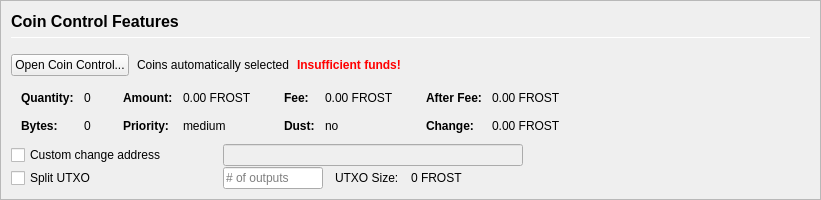
         <widget class="QFrame" name="frameCoinControl">
          <property name="sizePolicy">
           <sizepolicy hsizetype="Expanding" vsizetype="Expanding">
            <horstretch>0</horstretch>
            <verstretch>0</verstretch>
           </sizepolicy>
          </property>
          <property name="maximumSize">
           <size>
            <width>16777215</width>
            <height>16777215</height>
           </size>
          </property>
          <property name="frameShape">
           <enum>QFrame::StyledPanel</enum>
          </property>
          <property name="frameShadow">
           <enum>QFrame::Sunken</enum>
          </property>
          <layout class="QVBoxLayout" name="verticalLayoutCoinControl2">
           <property name="spacing">
            <number>0</number>
           </property>
           <property name="leftMargin">
            <number>0</number>
           </property>
           <property name="topMargin">
            <number>0</number>
           </property>
           <property name="rightMargin">
            <number>0</number>
           </property>
           <property name="bottomMargin">
            <number>0</number>
           </property>
           <item>
            <widget class="QFrame" name="frameCoinControl_BG">
             <layout class="QVBoxLayout" name="verticalLayoutCoinControl" stretch="0,0,0,0,0,0">
              <property name="spacing">
               <number>1</number>
              </property>
              <property name="leftMargin">
               <number>10</number>
              </property>
              <property name="topMargin">
               <number>10</number>
              </property>
              <item>
               <layout class="QHBoxLayout" name="horizontalLayoutCoinControl1">
                <property name="bottomMargin">
                 <number>15</number>
                </property>
                <item>
                 <layout class="QVBoxLayout" name="verticalLayout_3">
                  <property name="spacing">
                   <number>6</number>
                  </property>
                  <item>
                   <widget class="QLabel" name="labelCoinControlFeatures">
                    <property name="sizePolicy">
                     <sizepolicy hsizetype="Preferred" vsizetype="Maximum">
                      <horstretch>0</horstretch>
                      <verstretch>0</verstretch>
                     </sizepolicy>
                    </property>
                    <property name="minimumSize">
                     <size>
                      <width>0</width>
                      <height>20</height>
                     </size>
                    </property>
                    <property name="font">
                     <font>
                      <pointsize>12</pointsize>
                      <weight>75</weight>
                      <bold>true</bold>
                     </font>
                    </property>
                    <property name="styleSheet">
                     <string notr="true">font-weight:bold;</string>
                    </property>
                    <property name="text">
                     <string>Coin Control Features</string>
                    </property>
                   </widget>
                  </item>
                  <item>
                   <widget class="Line" name="line">
                    <property name="minimumSize">
                     <size>
                      <width>0</width>
                      <height>1</height>
                     </size>
                    </property>
                    <property name="maximumSize">
                     <size>
                      <width>16777215</width>
                      <height>1</height>
                     </size>
                    </property>
                    <property name="orientation">
                     <enum>Qt::Horizontal</enum>
                    </property>
                   </widget>
                  </item>
                 </layout>
                </item>
               </layout>
              </item>
              <item>
               <layout class="QHBoxLayout" name="horizontalLayoutCoinControl2" stretch="0,0,0,0">
                <property name="spacing">
                 <number>8</number>
                </property>
                <property name="bottomMargin">
                 <number>10</number>
                </property>
                <item>
                 <widget class="QPushButton" name="pushButtonCoinControl">
                  <property name="styleSheet">
                   <string notr="true"/>
                  </property>
                  <property name="text">
                   <string>Open Coin Control...</string>
                  </property>
                  <property name="autoDefault">
                   <bool>false</bool>
                  </property>
                 </widget>
                </item>
                <item>
                 <widget class="QLabel" name="labelCoinControlAutomaticallySelected">
                  <property name="text">
                   <string>Coins automatically selected</string>
                  </property>
                  <property name="margin">
                   <number>5</number>
                  </property>
                 </widget>
                </item>
                <item>
                 <widget class="QLabel" name="labelCoinControlInsuffFunds">
                  <property name="font">
                   <font>
                    <weight>75</weight>
                    <bold>true</bold>
                   </font>
                  </property>
                  <property name="styleSheet">
                   <string notr="true">color:red;font-weight:bold;</string>
                  </property>
                  <property name="text">
                   <string>Insufficient funds!</string>
                  </property>
                  <property name="margin">
                   <number>5</number>
                  </property>
                 </widget>
                </item>
                <item>
                 <spacer name="horizontalSpacerCoinControl">
                  <property name="orientation">
                   <enum>Qt::Horizontal</enum>
                  </property>
                  <property name="sizeHint" stdset="0">
                   <size>
                    <width>40</width>
                    <height>1</height>
                   </size>
                  </property>
                 </spacer>
                </item>
               </layout>
              </item>
              <item>
               <widget class="QWidget" name="widgetCoinControl" native="true">
                <property name="sizePolicy">
                 <sizepolicy hsizetype="Preferred" vsizetype="Preferred">
                  <horstretch>0</horstretch>
                  <verstretch>0</verstretch>
                 </sizepolicy>
                </property>
                <property name="minimumSize">
                 <size>
                  <width>0</width>
                  <height>0</height>
                 </size>
                </property>
                <property name="styleSheet">
                 <string notr="true"/>
                </property>
                <layout class="QHBoxLayout" name="horizontalLayoutCoinControl5">
                 <property name="leftMargin">
                  <number>0</number>
                 </property>
                 <property name="topMargin">
                  <number>0</number>
                 </property>
                 <property name="rightMargin">
                  <number>0</number>
                 </property>
                 <property name="bottomMargin">
                  <number>0</number>
                 </property>
                 <item>
                  <layout class="QHBoxLayout" name="horizontalLayoutCoinControl3" stretch="0,0,0,1">
                   <property name="spacing">
                    <number>20</number>
                   </property>
                   <property name="topMargin">
                    <number>0</number>
                   </property>
                   <property name="bottomMargin">
                    <number>10</number>
                   </property>
                   <item>
                    <layout class="QFormLayout" name="formLayoutCoinControl1">
                     <property name="horizontalSpacing">
                      <number>10</number>
                     </property>
                     <property name="verticalSpacing">
                      <number>14</number>
                     </property>
                     <property name="leftMargin">
                      <number>10</number>
                     </property>
                     <property name="topMargin">
                      <number>4</number>
                     </property>
                     <property name="rightMargin">
                      <number>6</number>
                     </property>
                     <item row="0" column="0">
                      <widget class="QLabel" name="labelCoinControlQuantityText">
                       <property name="font">
                        <font>
                         <weight>75</weight>
                         <bold>true</bold>
                        </font>
                       </property>
                       <property name="text">
                        <string>Quantity:</string>
                       </property>
                       <property name="margin">
                        <number>0</number>
                       </property>
                      </widget>
                     </item>
                     <item row="0" column="1">
                      <widget class="QLabel" name="labelCoinControlQuantity">
                       <property name="cursor">
                        <cursorShape>IBeamCursor</cursorShape>
                       </property>
                       <property name="contextMenuPolicy">
                        <enum>Qt::ActionsContextMenu</enum>
                       </property>
                       <property name="text">
                        <string notr="true">0</string>
                       </property>
                       <property name="margin">
                        <number>0</number>
                       </property>
                       <property name="textInteractionFlags">
                        <set>Qt::LinksAccessibleByMouse|Qt::TextSelectableByKeyboard|Qt::TextSelectableByMouse</set>
                       </property>
                      </widget>
                     </item>
                     <item row="1" column="0">
                      <widget class="QLabel" name="labelCoinControlBytesText">
                       <property name="font">
                        <font>
                         <weight>75</weight>
                         <bold>true</bold>
                        </font>
                       </property>
                       <property name="text">
                        <string>Bytes:</string>
                       </property>
                      </widget>
                     </item>
                     <item row="1" column="1">
                      <widget class="QLabel" name="labelCoinControlBytes">
                       <property name="cursor">
                        <cursorShape>IBeamCursor</cursorShape>
                       </property>
                       <property name="contextMenuPolicy">
                        <enum>Qt::ActionsContextMenu</enum>
                       </property>
                       <property name="text">
                        <string notr="true">0</string>
                       </property>
                       <property name="textInteractionFlags">
                        <set>Qt::LinksAccessibleByMouse|Qt::TextSelectableByKeyboard|Qt::TextSelectableByMouse</set>
                       </property>
                      </widget>
                     </item>
                    </layout>
                   </item>
                   <item>
                    <layout class="QFormLayout" name="formLayoutCoinControl2">
                     <property name="horizontalSpacing">
                      <number>10</number>
                     </property>
                     <property name="verticalSpacing">
                      <number>14</number>
                     </property>
                     <property name="leftMargin">
                      <number>6</number>
                     </property>
                     <property name="topMargin">
                      <number>4</number>
                     </property>
                     <property name="rightMargin">
                      <number>6</number>
                     </property>
                     <item row="0" column="0">
                      <widget class="QLabel" name="labelCoinControlAmountText">
                       <property name="font">
                        <font>
                         <weight>75</weight>
                         <bold>true</bold>
                        </font>
                       </property>
                       <property name="text">
                        <string>Amount:</string>
                       </property>
                       <property name="margin">
                        <number>0</number>
                       </property>
                      </widget>
                     </item>
                     <item row="0" column="1">
                      <widget class="QLabel" name="labelCoinControlAmount">
                       <property name="cursor">
                        <cursorShape>IBeamCursor</cursorShape>
                       </property>
                       <property name="contextMenuPolicy">
                        <enum>Qt::ActionsContextMenu</enum>
                       </property>
                       <property name="text">
                        <string notr="true">0.00 FROST</string>
                       </property>
                       <property name="textInteractionFlags">
                        <set>Qt::LinksAccessibleByMouse|Qt::TextSelectableByKeyboard|Qt::TextSelectableByMouse</set>
                       </property>
                      </widget>
                     </item>
                     <item row="1" column="0">
                      <widget class="QLabel" name="labelCoinControlPriorityText">
                       <property name="font">
                        <font>
                         <weight>75</weight>
                         <bold>true</bold>
                        </font>
                       </property>
                       <property name="text">
                        <string>Priority:</string>
                       </property>
                      </widget>
                     </item>
                     <item row="1" column="1">
                      <widget class="QLabel" name="labelCoinControlPriority">
                       <property name="cursor">
                        <cursorShape>IBeamCursor</cursorShape>
                       </property>
                       <property name="contextMenuPolicy">
                        <enum>Qt::ActionsContextMenu</enum>
                       </property>
                       <property name="text">
                        <string>medium</string>
                       </property>
                       <property name="textInteractionFlags">
                        <set>Qt::LinksAccessibleByMouse|Qt::TextSelectableByKeyboard|Qt::TextSelectableByMouse</set>
                       </property>
                      </widget>
                     </item>
                    </layout>
                   </item>
                   <item>
                    <layout class="QFormLayout" name="formLayoutCoinControl3">
                     <property name="horizontalSpacing">
                      <number>10</number>
                     </property>
                     <property name="verticalSpacing">
                      <number>14</number>
                     </property>
                     <property name="leftMargin">
                      <number>6</number>
                     </property>
                     <property name="topMargin">
                      <number>4</number>
                     </property>
                     <property name="rightMargin">
                      <number>6</number>
                     </property>
                     <item row="0" column="0">
                      <widget class="QLabel" name="labelCoinControlFeeText">
                       <property name="font">
                        <font>
                         <weight>75</weight>
                         <bold>true</bold>
                        </font>
                       </property>
                       <property name="text">
                        <string>Fee:</string>
                       </property>
                       <property name="margin">
                        <number>0</number>
                       </property>
                      </widget>
                     </item>
                     <item row="0" column="1">
                      <widget class="QLabel" name="labelCoinControlFee">
                       <property name="cursor">
                        <cursorShape>IBeamCursor</cursorShape>
                       </property>
                       <property name="contextMenuPolicy">
                        <enum>Qt::ActionsContextMenu</enum>
                       </property>
                       <property name="text">
                        <string notr="true">0.00 FROST</string>
                       </property>
                       <property name="textInteractionFlags">
                        <set>Qt::LinksAccessibleByMouse|Qt::TextSelectableByKeyboard|Qt::TextSelectableByMouse</set>
                       </property>
                      </widget>
                     </item>
                     <item row="1" column="0">
                      <widget class="QLabel" name="labelCoinControlLowOutputText">
                       <property name="font">
                        <font>
                         <weight>75</weight>
                         <bold>true</bold>
                        </font>
                       </property>
                       <property name="text">
                        <string>Dust:</string>
                       </property>
                      </widget>
                     </item>
                     <item row="1" column="1">
                      <widget class="QLabel" name="labelCoinControlLowOutput">
                       <property name="cursor">
                        <cursorShape>IBeamCursor</cursorShape>
                       </property>
                       <property name="contextMenuPolicy">
                        <enum>Qt::ActionsContextMenu</enum>
                       </property>
                       <property name="text">
                        <string>no</string>
                       </property>
                       <property name="textInteractionFlags">
                        <set>Qt::LinksAccessibleByMouse|Qt::TextSelectableByKeyboard|Qt::TextSelectableByMouse</set>
                       </property>
                      </widget>
                     </item>
                    </layout>
                   </item>
                   <item>
                    <layout class="QFormLayout" name="formLayoutCoinControl4">
                     <property name="horizontalSpacing">
                      <number>10</number>
                     </property>
                     <property name="verticalSpacing">
                      <number>14</number>
                     </property>
                     <property name="leftMargin">
                      <number>6</number>
                     </property>
                     <property name="topMargin">
                      <number>4</number>
                     </property>
                     <property name="rightMargin">
                      <number>6</number>
                     </property>
                     <item row="0" column="0">
                      <widget class="QLabel" name="labelCoinControlAfterFeeText">
                       <property name="font">
                        <font>
                         <weight>75</weight>
                         <bold>true</bold>
                        </font>
                       </property>
                       <property name="text">
                        <string>After Fee:</string>
                       </property>
                       <property name="margin">
                        <number>0</number>
                       </property>
                      </widget>
                     </item>
                     <item row="0" column="1">
                      <widget class="QLabel" name="labelCoinControlAfterFee">
                       <property name="cursor">
                        <cursorShape>IBeamCursor</cursorShape>
                       </property>
                       <property name="contextMenuPolicy">
                        <enum>Qt::ActionsContextMenu</enum>
                       </property>
                       <property name="text">
                        <string notr="true">0.00 FROST</string>
                       </property>
                       <property name="textInteractionFlags">
                        <set>Qt::LinksAccessibleByMouse|Qt::TextSelectableByKeyboard|Qt::TextSelectableByMouse</set>
                       </property>
                      </widget>
                     </item>
                     <item row="1" column="0">
                      <widget class="QLabel" name="labelCoinControlChangeText">
                       <property name="font">
                        <font>
                         <weight>75</weight>
                         <bold>true</bold>
                        </font>
                       </property>
                       <property name="text">
                        <string>Change:</string>
                       </property>
                      </widget>
                     </item>
                     <item row="1" column="1">
                      <widget class="QLabel" name="labelCoinControlChange">
                       <property name="cursor">
                        <cursorShape>IBeamCursor</cursorShape>
                       </property>
                       <property name="contextMenuPolicy">
                        <enum>Qt::ActionsContextMenu</enum>
                       </property>
                       <property name="text">
                        <string notr="true">0.00 FROST</string>
                       </property>
                       <property name="textInteractionFlags">
                        <set>Qt::LinksAccessibleByMouse|Qt::TextSelectableByKeyboard|Qt::TextSelectableByMouse</set>
                       </property>
                      </widget>
                     </item>
                    </layout>
                   </item>
                  </layout>
                 </item>
                </layout>
               </widget>
              </item>
              <item>
               <layout class="QHBoxLayout" name="horizontalLayoutCoinControl4">
                <property name="spacing">
                 <number>12</number>
                </property>
                <property name="sizeConstraint">
                 <enum>QLayout::SetDefaultConstraint</enum>
                </property>
                <property name="topMargin">
                 <number>0</number>
                </property>
                <property name="rightMargin">
                 <number>0</number>
                </property>
                <item>
                 <widget class="QCheckBox" name="checkBoxCoinControlChange">
                  <property name="sizePolicy">
                   <sizepolicy hsizetype="Preferred" vsizetype="Preferred">
                    <horstretch>0</horstretch>
                    <verstretch>0</verstretch>
                   </sizepolicy>
                  </property>
                  <property name="minimumSize">
                   <size>
                    <width>200</width>
                    <height>0</height>
                   </size>
                  </property>
                  <property name="maximumSize">
                   <size>
                    <width>200</width>
                    <height>16777215</height>
                   </size>
                  </property>
                  <property name="toolTip">
                   <string>If this is activated, but the change address is empty or invalid, change will be sent to a newly generated address.</string>
                  </property>
                  <property name="text">
                   <string>Custom change address</string>
                  </property>
                 </widget>
                </item>
                <item>
                 <widget class="QValidatedLineEdit" name="lineEditCoinControlChange">
                  <property name="enabled">
                   <bool>false</bool>
                  </property>
                  <property name="sizePolicy">
                   <sizepolicy hsizetype="Preferred" vsizetype="Preferred">
                    <horstretch>0</horstretch>
                    <verstretch>0</verstretch>
                   </sizepolicy>
                  </property>
                  <property name="minimumSize">
                   <size>
                    <width>300</width>
                    <height>0</height>
                   </size>
                  </property>
                 </widget>
                </item>
                <item>
                 <widget class="QLabel" name="labelCoinControlChangeLabel">
                  <property name="sizePolicy">
                   <sizepolicy hsizetype="Preferred" vsizetype="Preferred">
                    <horstretch>0</horstretch>
                    <verstretch>0</verstretch>
                   </sizepolicy>
                  </property>
                  <property name="minimumSize">
                   <size>
                    <width>100</width>
                    <height>0</height>
                   </size>
                  </property>
                  <property name="text">
                   <string/>
                  </property>
                  <property name="margin">
                   <number>3</number>
                  </property>
                 </widget>
                </item>
               </layout>
              </item>
              <item>
               <layout class="QHBoxLayout" name="horizontalLayoutCoinControl6">
                <property name="spacing">
                 <number>12</number>
                </property>
                <property name="rightMargin">
                 <number>0</number>
                </property>
                <item>
                 <widget class="QCheckBox" name="splitBlockCheckBox">
                  <property name="sizePolicy">
                   <sizepolicy hsizetype="Preferred" vsizetype="Preferred">
                    <horstretch>0</horstretch>
                    <verstretch>0</verstretch>
                   </sizepolicy>
                  </property>
                  <property name="minimumSize">
                   <size>
                    <width>200</width>
                    <height>0</height>
                   </size>
                  </property>
                  <property name="maximumSize">
                   <size>
                    <width>200</width>
                    <height>16777215</height>
                   </size>
                  </property>
                  <property name="text">
                   <string>Split UTXO</string>
                  </property>
                 </widget>
                </item>
                <item>
                 <widget class="QLineEdit" name="splitBlockLineEdit">
                  <property name="sizePolicy">
                   <sizepolicy hsizetype="Preferred" vsizetype="Preferred">
                    <horstretch>50</horstretch>
                    <verstretch>0</verstretch>
                   </sizepolicy>
                  </property>
                  <property name="minimumSize">
                   <size>
                    <width>100</width>
                    <height>0</height>
                   </size>
                  </property>
                  <property name="maximumSize">
                   <size>
                    <width>100</width>
                    <height>16777215</height>
                   </size>
                  </property>
                  <property name="placeholderText">
                   <string># of outputs</string>
                  </property>
                 </widget>
                </item>
                <item>
                 <widget class="QLabel" name="labelBlockSizeText">
                  <property name="text">
                   <string>UTXO Size:</string>
                  </property>
                 </widget>
                </item>
                <item>
                 <widget class="QLabel" name="labelBlockSize">
                  <property name="text">
                   <string>0 FROST</string>
                  </property>
                 </widget>
                </item>
                <item>
                 <spacer name="horizontalSpacer_7">
                  <property name="orientation">
                   <enum>Qt::Horizontal</enum>
                  </property>
                  <property name="sizeHint" stdset="0">
                   <size>
                    <width>40</width>
                    <height>20</height>
                   </size>
                  </property>
                 </spacer>
                </item>
               </layout>
              </item>
              <item>
               <spacer name="verticalSpacerCoinControl">
                <property name="orientation">
                 <enum>Qt::Vertical</enum>
                </property>
                <property name="sizeHint" stdset="0">
                 <size>
                  <width>800</width>
                  <height>1</height>
                 </size>
                </property>
               </spacer>
              </item>
             </layout>
            </widget>
           </item>
          </layout>
         </widget>
